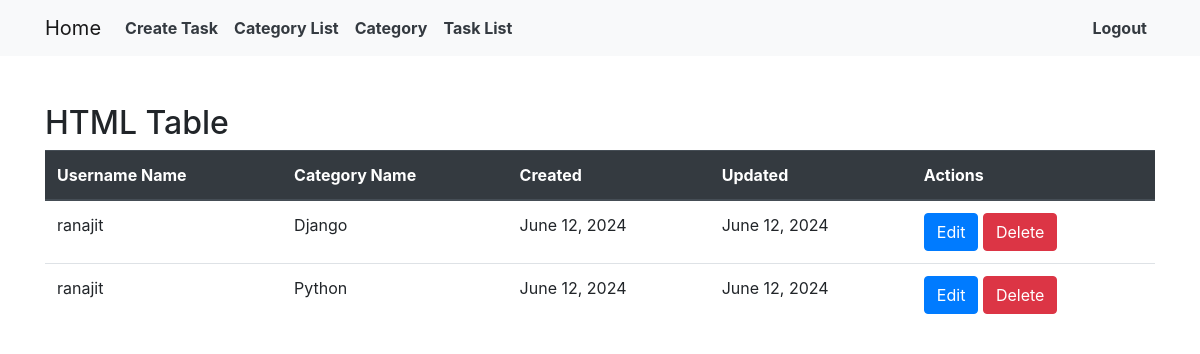
Screenshot of /categorylist/ (signed in) with the database file from the repository.
### myApp/models.py (models this page shows, shortened)
class CategoryModel(models.Model):
    user=models.ForeignKey(customUser,on_delete=models.CASCADE,null=True)
    CategoryName=models.CharField(max_length=100,null=True)
    create_at=models.DateField(auto_now_add=True,null=True)
    update_at=models.DateField(auto_now=True,null=True)

class customUser(AbstractUser):
    USER=[
        ("user","User"),
        ("admin","Admin"),
    ]
    city=models.CharField(max_length=100,null=True)
    profile_pic=models.ImageField(upload_to="media/Profile_Picture",null=True)
    user_type=models.CharField(choices=USER,max_length=100,null=True)
    class Meta:
        ordering=["last_name"]
        verbose_name="Custom User"
        db_table = "my_to_do_list_table"
        unique_together = ["username", "email"]
        verbose_name_plural = "Custom Users"

### myProject/views.py (the view)
# urls.py: path('categorylist/', categorylist,name="categorylist"),
@login_required
def categorylist(request):
    cat=CategoryModel.objects.all()
    return render(request,"categorylist.html", {'cat':cat})

### Template/categorylist.html (shortened to what this page needs)
{% extends 'base.html' %}
{% block content %}
<!DOCTYPE html>
<html>
<head>
  <link rel="stylesheet" href="https://stackpath.bootstrapcdn.com/bootstrap/4.5.2/css/bootstrap.min.css">
</head>
<body>
<div class="container mt-5">
  <h2>HTML Table</h2>
  <table class="table">
    <thead class="thead-dark">
      <tr>
        <th>Username Name</th>
        <th>Category Name</th>
        <th>Created</th>
        <th>Updated</th>
        <th>Actions</th>
      </tr>
    </thead>
    <tbody>
      {% for i in cat %}
      <tr>
        <td>{{ i.user.username }}</td>
        <td>{{ i.CategoryName }}</td>
        <td>{{ i.create_at }}</td>
        <td>{{ i.update_at }}</td>
        <td>
          <a href="#" class="btn btn-primary">Edit</a>
          <a href="#" class="btn btn-danger">Delete</a>
        </td>
      </tr>
      {% endfor %}
    </tbody>
  </table>
</div>
</body>
</html>
{% endblock content %}

### rows the page displays
CategoryModel: user.username "ranajit", CategoryName "Django", create_at "June 12, 2024", update_at "June 12, 2024"
CategoryModel: user.username "ranajit", CategoryName "Python", create_at "June 12, 2024", update_at "June 12, 2024"
